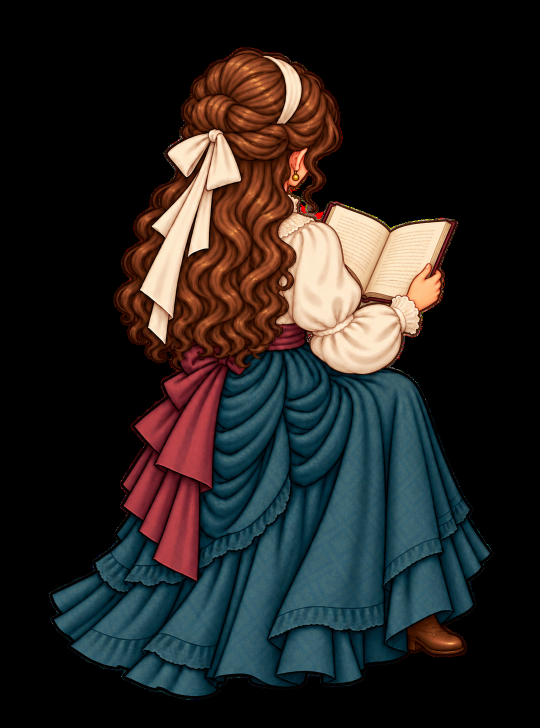
#> input picture assets/characters/poses/char/drafts/book-orientation-01/char_seated_read_north_neutral_r2.png, 1080 x 1456 px (shown at 1/2 size)
$ python -i pose_runner.py   (imports and definitions only)
#> lines starting #> are read from the running program, lines starting #| are printed output that depends on the picture
"""Pose production runner and read-only planning/reconciliation for any character.

Stages are deliberately separate and each has its own command or tool:
  planning        `plan`, `next`           read-only: order, groups, batches and progress for a character (pose_planning.py)
  reconciliation  `reconcile`              read-only: compares catalog, queue, manifest, directional index, exports and hashes; corrects nothing
  generation      done by an image tool; tools/build_pose_prompt_pack.py prepares prompts and attachments for it
  technical QA    `finish` (Chris queue) and tools/check_pose_drafts.py (any character); technical pass is not approval
  approval        only the user's explicit words, recorded beside the masters; never done by this script
  integration     runtime use (assets/characters/poses/runtime-integration.json); never implied by approval

The legacy queue commands (`prepare`, `finish`, `visual`, `gallery`) are still Chris-specific on purpose: other characters have no queue.json and must not
write into Chris's folder. No image synthesis or image editing is performed here. Generation uses imagegen.
"""
import argparse
import hashlib
import html
import json
import shutil
from collections import Counter
from datetime import datetime, timezone
from pathlib import Path

from PIL import Image
import sys

sys.path.insert(0, str(Path(__file__).resolve().parent))
import pose_planning as planning  # noqa: E402

ROOT = Path(__file__).resolve().parents[4]
BASE = ROOT / "assets/characters/poses/chris"
QUEUE = BASE / "queue.json"
CATALOG = ROOT / "assets/characters/pose-catalog.json"
MODEL = "assets/characters/poses/chris/masters/model-review-01/chris-model-v2.png"


def now():
    return datetime.now(timezone.utc).isoformat()


def read(path):
    return json.loads(path.read_text(encoding="utf-8"))


# [5 lines left out: function write, not called in this run]


def digest(path):
    return hashlib.sha256(path.read_bytes()).hexdigest()


# [96 lines left out: functions legacy_pending, render, prepare, not called in this run]


def finish(source):
    queue=read(QUEUE)
    item=next(i for i in queue if i["status"]=="generating")
    attempt=item["attempts"]
    filename=f"chris_{item['pose_id']}_{item['variant_id']}"+(f"_r{attempt}" if attempt>1 else "")+".png"
    target=BASE/"drafts/runner-01"/filename  # drafts live here; approved poses move to exports/ (Char layout)
    assert not target.exists()
    target.parent.mkdir(parents=True,exist_ok=True)
    shutil.copy2(source,target)
    image=Image.open(target)
    assert image.format=="PNG"
    alpha=image.getchannel("A") if image.mode=="RGBA" else None
    bounds=alpha.point(lambda p:255 if p>=128 else 0).getbbox() if alpha else None
    corners=[alpha.getpixel(p) for p in [(0,0),(image.width-1,0),(0,image.height-1),(image.width-1,image.height-1)]] if alpha else []
    occupied_height=bounds[3]-bounds[1] if bounds else 0
    standing=item["pose_id"].startswith("standing_")
    checks={"format":image.format,"canvas":list(image.size),"alpha_extrema":list(alpha.getextrema()) if alpha else None,"solid_bounds":list(bounds) if bounds else None,
        "corner_alpha":corners,"occupied_height":occupied_height,
        "standing_height_ratio":round(occupied_height/1564,4) if standing else None,
        "standing_height_within_four_percent":abs(occupied_height/1564-1)<=.04 if standing else None,
        "canvas_within_one_percent_of_reference":abs(image.width/948-1)<=.01 and abs(image.height/1659-1)<=.01,
        "solid_pixels_clear_of_edges":bool(bounds and bounds[0]>0 and bounds[1]>0 and bounds[2]<image.width and bounds[3]<image.height),
        "alpha_present":alpha is not None and alpha.getextrema()[0]==0 and alpha.getextrema()[1]>=254,
        "maximum_alpha_255":alpha is not None and alpha.getextrema()[1]==255,
        "opaque_fraction":round(sum(alpha.histogram()[128:])/(image.width*image.height),4) if alpha else 1}
    errors=[]
    # Near-opaque alpha254 is valid; alpha-zero RGB colors are invisible.
    # Visible halo judgments require compositing, not raw RGB preview inspection.
    for key in ["alpha_present","solid_pixels_clear_of_edges"]:
        if not checks[key]:errors.append(key)
    if corners!=[0,0,0,0]:errors.append("nonempty_corner")
    if standing and not checks["standing_height_within_four_percent"]:errors.append("standing_height")
    if checks["opaque_fraction"]>.8:errors.append("possible_large_opaque_background")
    checks["warnings"]=[] if checks["canvas_within_one_percent_of_reference"] else ["Native canvas differs; source pixels preserved. Common export canvas/pivot alignment remains pending; stature checked separately."]
    checks["technical_pass"]=not errors
    checks["errors"]=errors
    item["draft_path"]=target.relative_to(ROOT).as_posix()
    item["checks"]=checks
    item["status"]="draft" if not errors else "needs_help"
    item["updated"]=now()
    item["notes"]="Technical checks complete; visual QA pending. Furniture and runtime fit unverified."
    write(target.with_suffix(".json"),{"queue_id":item["queue_id"],"pose_id":item["pose_id"],"variant_id":item["variant_id"],"direction":item["direction"],"tier":item["tier"],"status":item["status"],"approval":"pending_user_review","tool":"built-in image_gen","prompt":item["prompt"],"references":item["references"],"path":item["draft_path"],"sha256":digest(target),"checks":checks,"runtime_integrated":False,"created":now()})
    write(QUEUE,queue)
    backlog=render(queue)
    print(json.dumps({"queue_id":item["queue_id"],"draft_path":str(target),"checks":checks,"backlog":backlog}))


# [81 lines left out: functions visual, plan_report, manifest_entry, sync_manifest, not called in this run]


LEGACY = {"prepare", "finish", "visual", "gallery"}


# [28 lines not run here, left out]

>>> import cv2
>>> picture = cv2.imread('../char/drafts/book-orientation-01/char_seated_read_north_neutral_r2.png', cv2.IMREAD_GRAYSCALE)
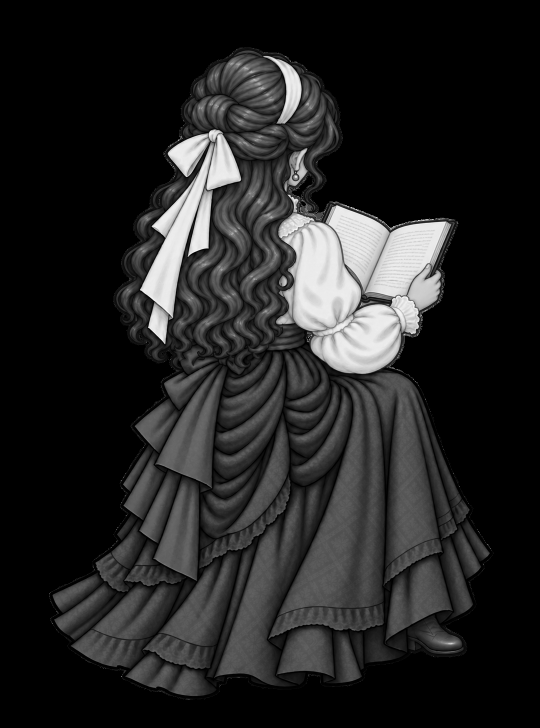
#> picture: shape (1456, 1080) (shown at 1/2 size); min 0, max 255, mean 35.9
#> (the run stopped early here; a loop or call above may not have finished)

$ run again, on assets/characters/poses/kwinn/drafts/model-review-02/kwinn_standing_idle_south_neutral_purple_vest_orange_tie_anime_r2.png
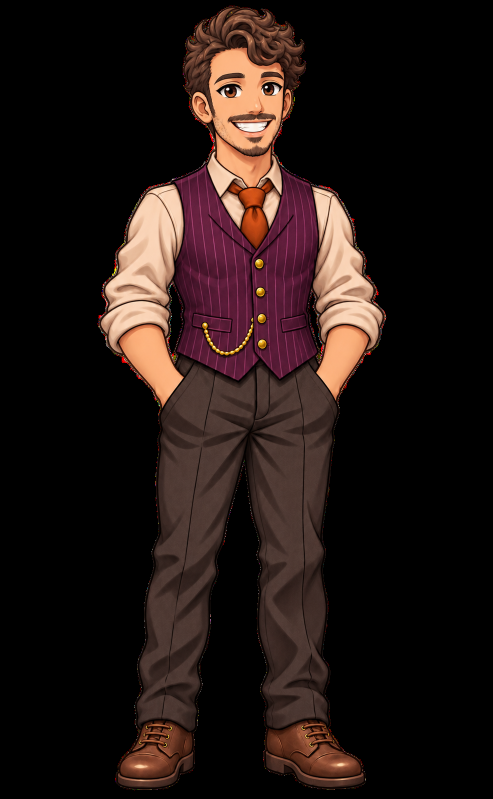
#> input picture assets/characters/poses/kwinn/drafts/model-review-02/kwinn_standing_idle_south_neutral_purple_vest_orange_tie_anime_r2.png, 985 x 1597 px (shown at 1/2 size)
#> `picture = cv2.imread('../char/drafts/book-orientation-01/char_seated_r..`:
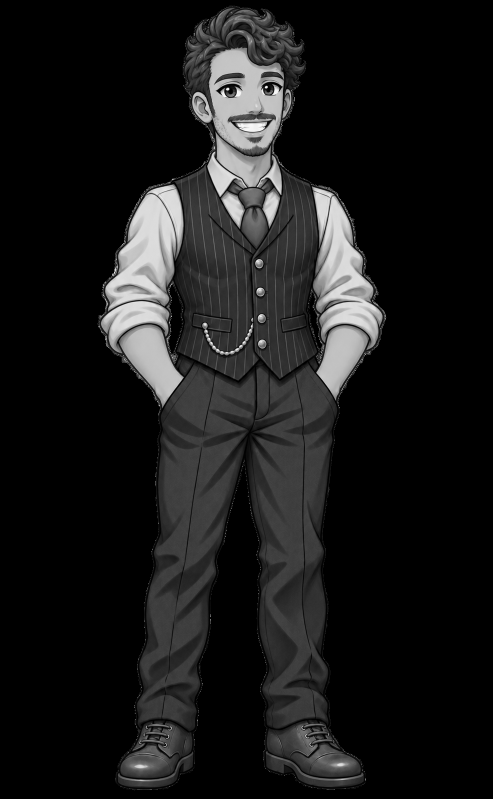
#> picture: shape (1597, 985) (shown at 1/2 size); min 0, max 255, mean 25.3
